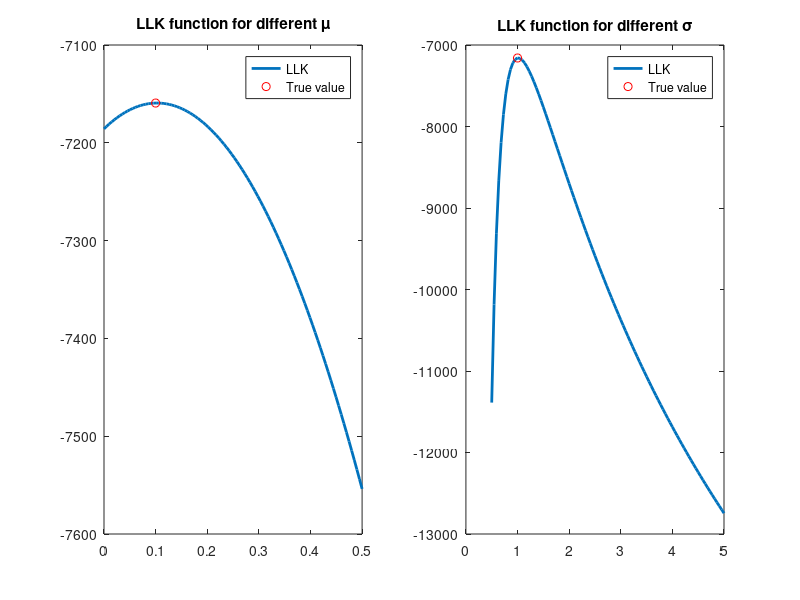

The MATLAB script that drew this image:
mu    = 0.1;    % mean 
sig   = 1;      % std
T     = 5000;    % number of draws

% data generating process
y_obs = mu + sig*randn(T,1);

% declare a function that compute the minus of the 
% likelihood function
llk = @(x) -( -T/2*log(2*pi*x(2)^2)  -1/(2*x(2)^2)*((y_obs-x(1))'*(y_obs-x(1))));

% Maximum likelihood estimation
% use fmincon to estimate theta
theta0 = [0 5]; % initial guess 
theta_MLE = fmincon(llk,theta0);

% explore the neighborhood of the max of the llk function
x1=linspace(0,.5,100);
x2=linspace(0.5,5,100);
llk1 = nan(size(x1));
llk2 = nan(size(x1));
for i=1:100
    llk1(i) = llk([x1(i) sig]);
    llk2(i) = llk([mu x2(i)]);    
end



% plotting result
figure;
subplot(1,2,1)
plot(x1,-llk1,'LineWidth',2)
hold on;
plot(mu,-llk([mu sig]),'ro')
hold off;
legend('LLK','True value')
title('LLK function for different \mu')
subplot(1,2,2)
plot(x2,-llk2,'LineWidth',2)
hold on;
plot(sig,-llk([mu sig]),'ro')
hold off;
title('LLK function for different \sigma')
legend('LLK','True value')
